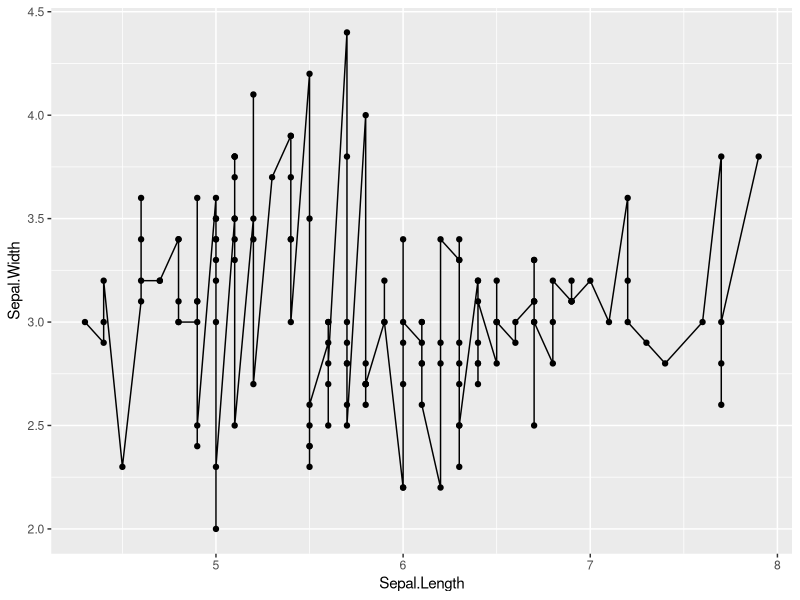
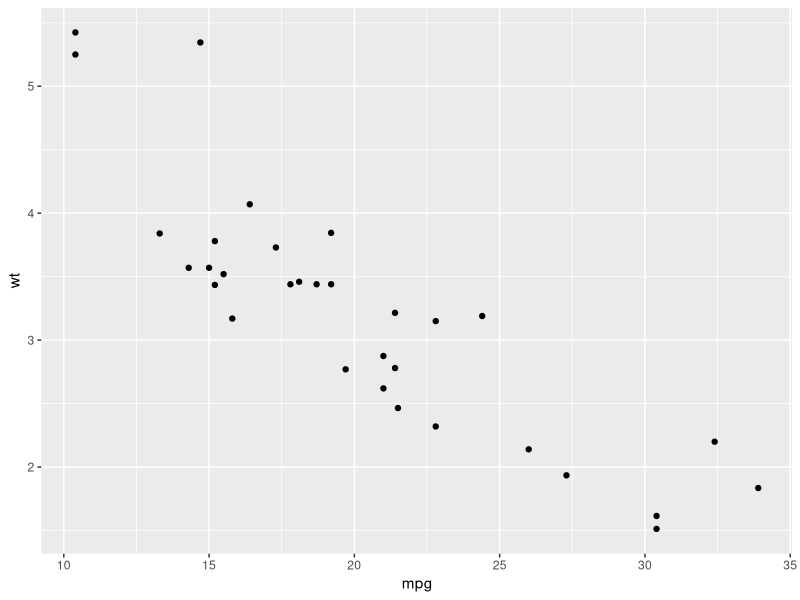

Reproduce these figures in R, in order.
## ---- chunk 1
library(ggplot2)
ggplot(iris, aes(Sepal.Length, Sepal.Width))+
  geom_point()+
  geom_line()
## ---- chunk 2
library(ggplot2)
ggplot(mtcars, aes(y = wt, x = mpg))+
  geom_point() ## new
